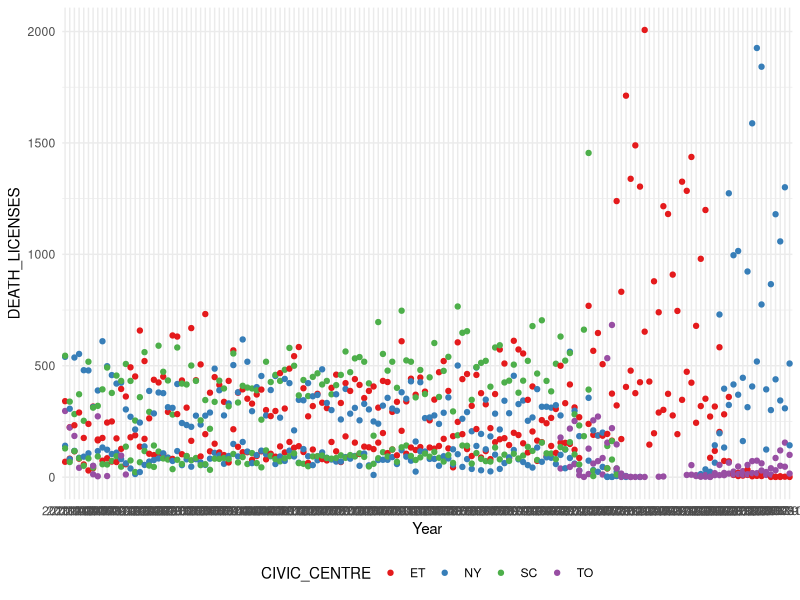

R code for this plot:
## ---- chunk 1
#| include: false
#| warning: false
#| message: false

library(tidyverse)


## ---- chunk 2

#### Workspace setup ####

install.packages("here")

library(here)

#### Graph ####
Death_Registry <-
  read_csv(
    here::here("inputs/data/unedited_data.csv"),
    show_col_types = FALSE
  )

Death_Registry |>
  ggplot(aes(x = TIME_PERIOD, y = DEATH_LICENSES, color = CIVIC_CENTRE)) +
  geom_point() +
  theme_minimal() +
  labs(x = "Year", y = "DEATH_LICENSES", color = "CIVIC_CENTRE") +
  scale_color_brewer(palette = "Set1") +
  theme(legend.position = "bottom")
